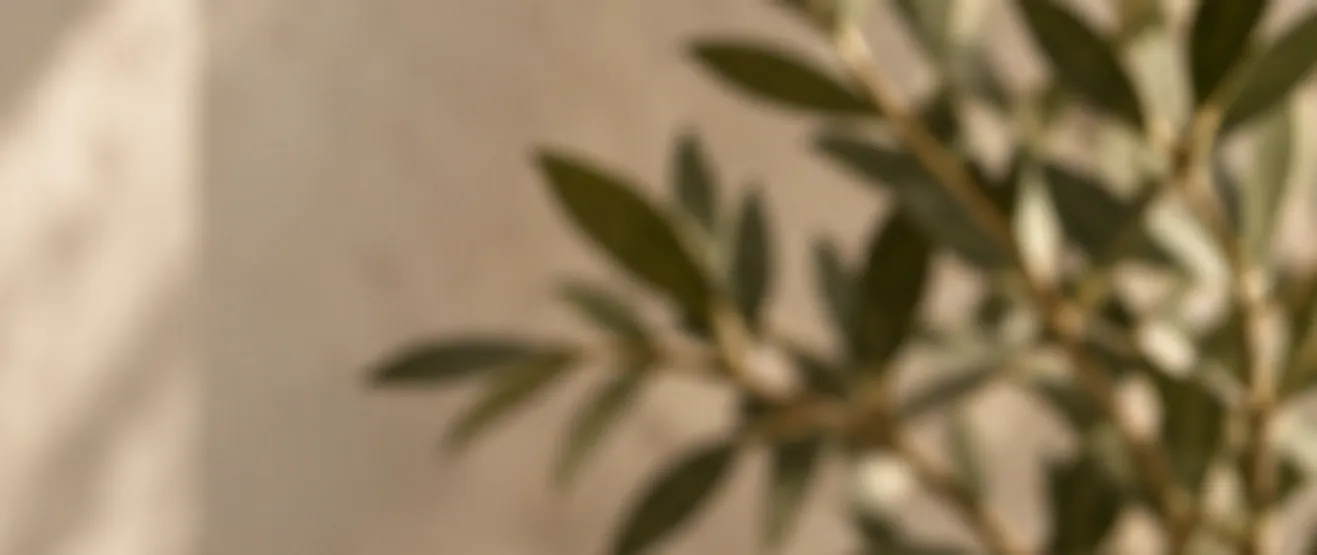
#> input picture assets/img/hero.webp, 1317 x 555 px
$ python make-hero.py ../../assets/img/hero.webp out.png
#> lines starting #> are read from the running program, lines starting #| are printed output that depends on the picture
#!/usr/bin/env python3
"""Make the soft-focus background photo used on the welcome and closing screens.

It is a crop of the olive branch on the sunlit wall in the kit photo, enlarged and blurred so it
reads as a photographic soft focus. Replace public/assets/img/hero.webp with a proper photo whenever
there is one: the page only needs a warm, light, portrait-friendly image.

Usage:  python3 sanctuary/tools/make-hero.py  <kit-photo.png>  [out.webp]
"""
import pathlib
import sys

from PIL import Image, ImageFilter


def main():
    if len(sys.argv) < 2:
        sys.exit(__doc__)
    src = Image.open(sys.argv[1]).convert("RGB")
#> src is the input picture: PIL image 1317x555 RGB; mean R, G, B 148.8, 129.3, 98.3
    out = pathlib.Path(sys.argv[2] if len(sys.argv) > 2 else pathlib.Path(__file__).resolve().parent.parent / "public/assets/img/hero.webp")
    w, h = src.size
#> w = 1317; h = 555
    # the wall and the olive branch in the upper right of the 1448 x 1086 kit photo, above the box lid
    box = (int(w * 0.697), 0, w, int(h * 0.171))
#> box = (917, 0, 1317, 94)
    crop = src.crop(box)
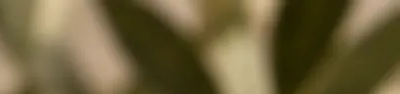
#> crop: PIL image 400x94 RGB; mean R, G, B 109.8, 97.1, 60
    big = crop.resize((crop.width * 3, crop.height * 3), Image.LANCZOS).filter(ImageFilter.GaussianBlur(2.2))
    big.save(out, "WEBP", quality=80, method=6)
    print("wrote", out, big.size, out.stat().st_size // 1024, "KB")
#| wrote out.png (1200, 282) 4 KB


if __name__ == "__main__":
    main()
